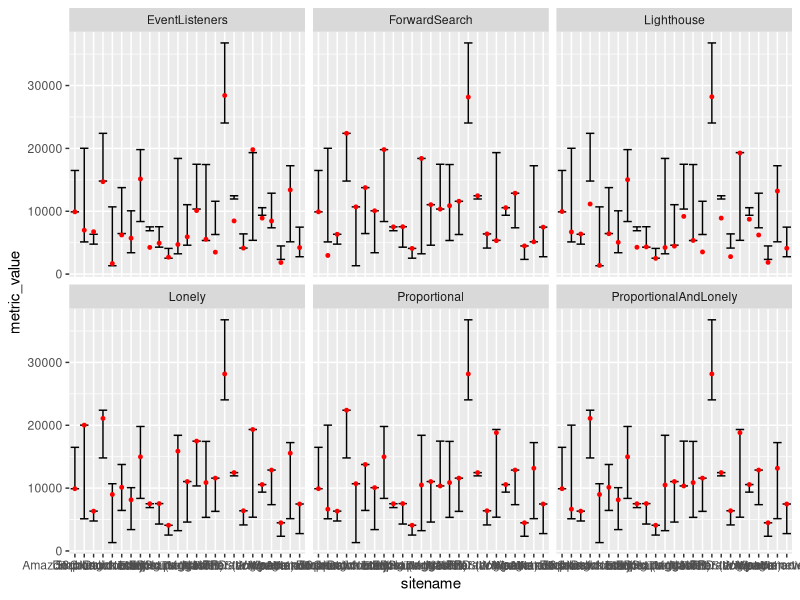
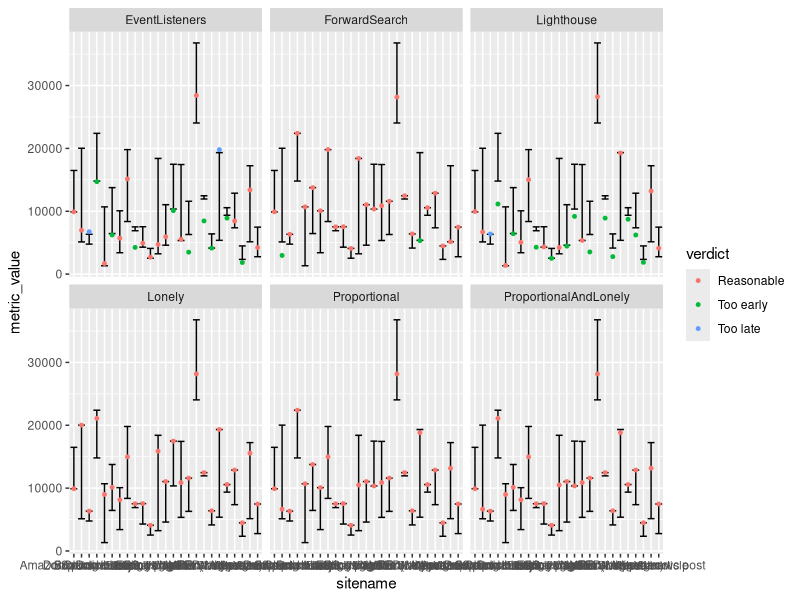
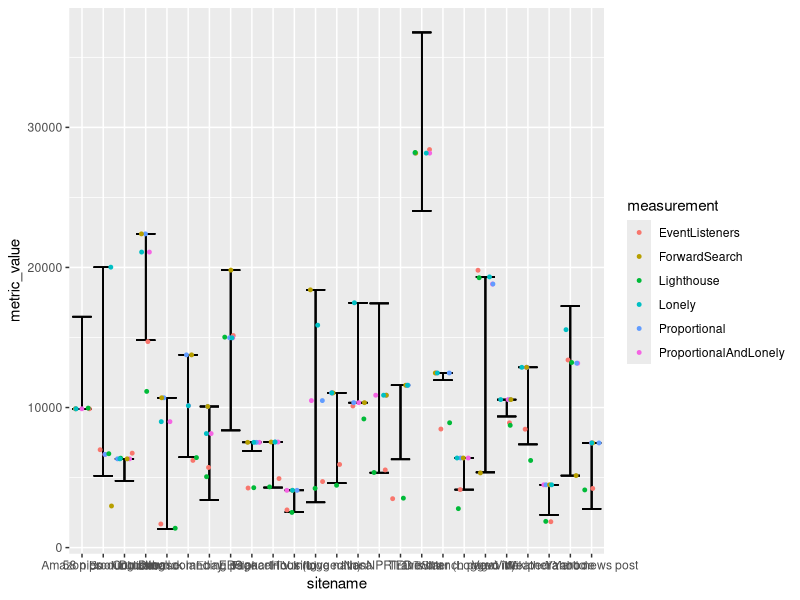

These charts were generated, in order, by the following R code:
library(readr)
library(dplyr)
library(ggplot2)

event.listeners <- read_csv("data-firstInteractive-EventListeners.csv") %>%
  mutate(measurement = "EventListeners")

proportional.and.lonely <- read_csv("data-firstInteractive-FMP-Proportional-w15-3000-lonely-ws-250-padding-1000psb-5000.csv") %>%
  mutate(measurement = "ProportionalAndLonely")

proportional <- read_csv("data-firstInteractive-FMP-Proportional-w15-3000.csv") %>%
  mutate(measurement = "Proportional")

forward.search <- read_csv("data-firstInteractive-FMP.csv") %>%
  mutate(measurement = "ForwardSearch")

lighthouse <- read_csv("data-firstInteractive-Lighthouse.csv") %>%
  mutate(measurement = "Lighthouse")

lonely <- read_csv("data-firstInteractiveNetRevLonelyWindow.csv") %>%
  mutate(measurement = "Lonely")

df <- rbind(event.listeners, proportional.and.lonely, proportional, forward.search, lighthouse, lonely) %>%
  mutate(measurement = as.factor(measurement),
         verdict = as.factor(verdict),
         sitename = as.factor(sitename))

ggplot(data = df, aes(x=sitename, y=metric_value)) +
  geom_errorbar(color="black", aes(ymin=reasonable_start, ymax=reasonable_end)) +
  geom_point(size=1, color="red") + 
  facet_wrap(~measurement)

ggplot(data = df, aes(x=sitename, y=metric_value, color=verdict)) +
  geom_errorbar(color="black", aes(ymin=reasonable_start, ymax=reasonable_end)) +
  geom_point(size=1) + 
  facet_wrap(~measurement)

ggplot(data = df, aes(x=sitename, y=metric_value, color=measurement)) +
  geom_errorbar(color="black", aes(ymin=reasonable_start, ymax=reasonable_end)) +
  geom_jitter(size=1, height=0)